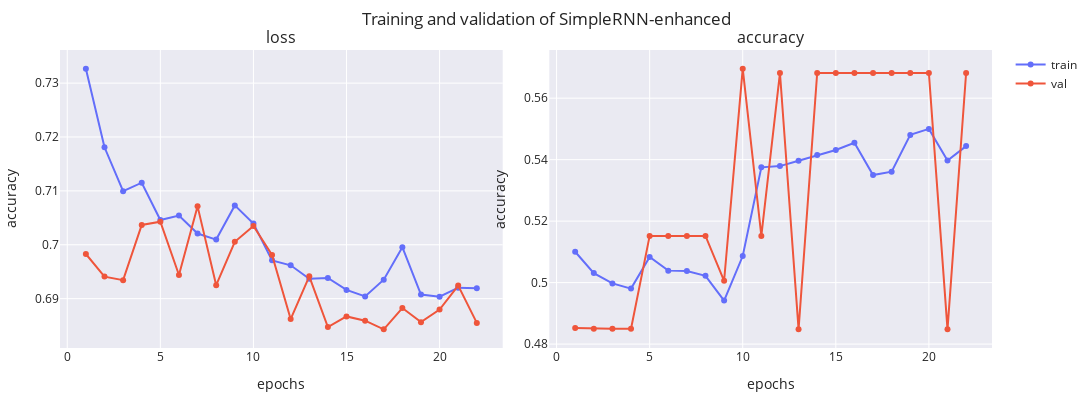

Write notebook code for a chart like this one.
### Code cell
rnn_enhanced = AmazonReviewsModel(
    2000,
    256,
    SimpleRNN,
    num_recurrent_layers=3,
    dropout=0.1,
    ffn_dims=[64],
    name="SimpleRNN-enhanced",
)
_, fig = rnn_enhanced.train(
    dataset, f"{MODEL_PATH}/{rnn_enhanced.name}.weights.h5", **train_default
)
print(rnn_enhanced.evaluate(dataset.X_test, dataset.y_test))
fig

### Figure 1 — Plotly figure (JSON) as saved in the notebook; plotly's stock layout.template omitted (floating-point values rounded to 4 significant figures)
{"data": [{"line": {"color": "#636EFA"}, "marker": {"color": "#636EFA"}, "mode": "lines+markers", "name": "train", "showlegend": true, "type": "scatter", "x": [1, 2, 3, 4, 5, 6, 7, 8, 9, 10, 11, 12, 13, 14, 15, 16, 17, 18, 19, 20, 21, 22], "xaxis": "x", "y": [0.7327, 0.7181, 0.7099, 0.7115, 0.7046, 0.7054, 0.7021, 0.701, 0.7073, 0.7039, 0.6971, 0.6962, 0.6937, 0.6938, 0.6916, 0.6904, 0.6935, 0.6995, 0.6907, 0.6904, 0.692, 0.6919], "yaxis": "y"}, {"line": {"color": "#EF553B"}, "marker": {"color": "#EF553B"}, "mode": "lines+markers", "name": "val", "showlegend": true, "type": "scatter", "x": [1, 2, 3, 4, 5, 6, 7, 8, 9, 10, 11, 12, 13, 14, 15, 16, 17, 18, 19, 20, 21, 22], "xaxis": "x", "y": [0.6983, 0.6941, 0.6934, 0.7037, 0.7043, 0.6944, 0.7071, 0.6925, 0.7006, 0.7035, 0.6981, 0.6862, 0.6941, 0.6847, 0.6867, 0.6859, 0.6843, 0.6883, 0.6856, 0.688, 0.6924, 0.6855], "yaxis": "y"}, {"line": {"color": "#636EFA"}, "marker": {"color": "#636EFA"}, "mode": "lines+markers", "name": "train", "showlegend": false, "type": "scatter", "x": [1, 2, 3, 4, 5, 6, 7, 8, 9, 10, 11, 12, 13, 14, 15, 16, 17, 18, 19, 20, 21, 22], "xaxis": "x2", "y": [0.51, 0.5031, 0.4997, 0.4981, 0.5084, 0.5039, 0.5038, 0.5022, 0.4942, 0.5087, 0.5375, 0.5379, 0.5397, 0.5415, 0.5432, 0.5455, 0.535, 0.5361, 0.548, 0.55, 0.5397, 0.5444], "yaxis": "y2"}, {"line": {"color": "#EF553B"}, "marker": {"color": "#EF553B"}, "mode": "lines+markers", "name": "val", "showlegend": false, "type": "scatter", "x": [1, 2, 3, 4, 5, 6, 7, 8, 9, 10, 11, 12, 13, 14, 15, 16, 17, 18, 19, 20, 21, 22], "xaxis": "x2", "y": [0.4852, 0.485, 0.485, 0.485, 0.5152, 0.5152, 0.5152, 0.5152, 0.5006, 0.5696, 0.5152, 0.5682, 0.4848, 0.5682, 0.5682, 0.5682, 0.5682, 0.5682, 0.5682, 0.5682, 0.4848, 0.5682], "yaxis": "y2"}], "layout": {"annotations": [{"font": {"size": 16}, "showarrow": false, "text": "loss", "x": 0.2375, "xanchor": "center", "xref": "paper", "y": 1, "yanchor": "bottom", "yref": "paper"}, {"font": {"size": 16}, "showarrow": false, "text": "accuracy", "x": 0.7625, "xanchor": "center", "xref": "paper", "y": 1, "yanchor": "bottom", "yref": "paper"}], "height": 400, "margin": {"b": 10, "l": 10, "r": 10, "t": 50}, "title": {"text": "Training and validation of SimpleRNN-enhanced"}, "width": 1200, "xaxis": {"anchor": "y", "domain": [0, 0.475], "title": {"text": "epochs"}}, "xaxis2": {"anchor": "y2", "domain": [0.525, 1], "title": {"text": "epochs"}}, "yaxis": {"anchor": "x", "domain": [0, 1], "title": {"text": "accuracy"}}, "yaxis2": {"anchor": "x2", "domain": [0, 1], "title": {"text": "accuracy"}}}}
